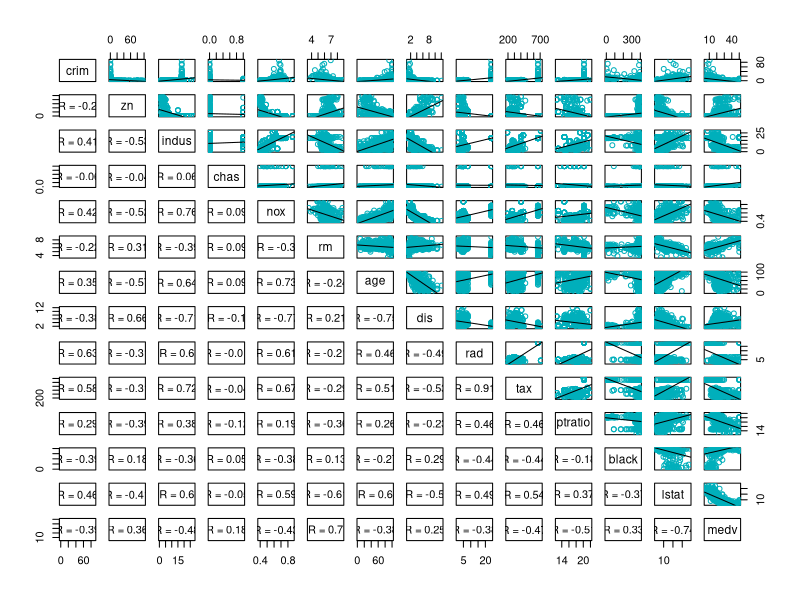
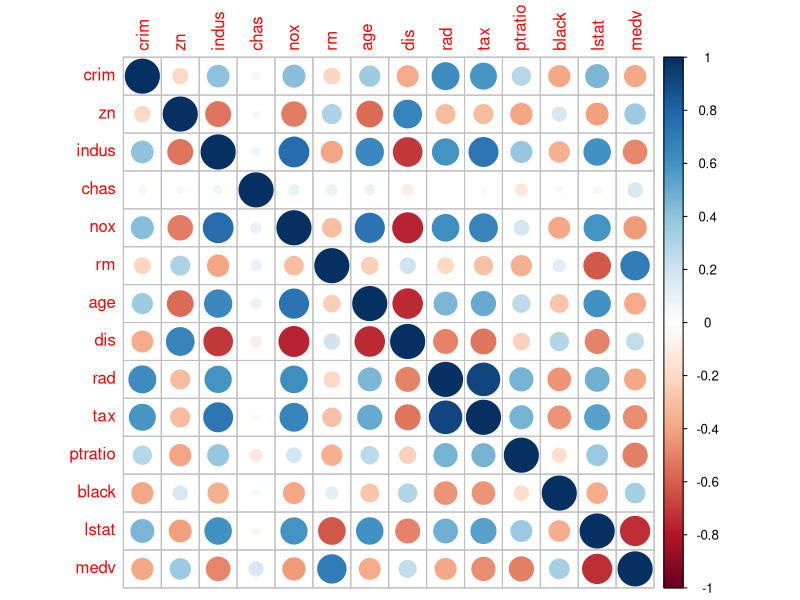
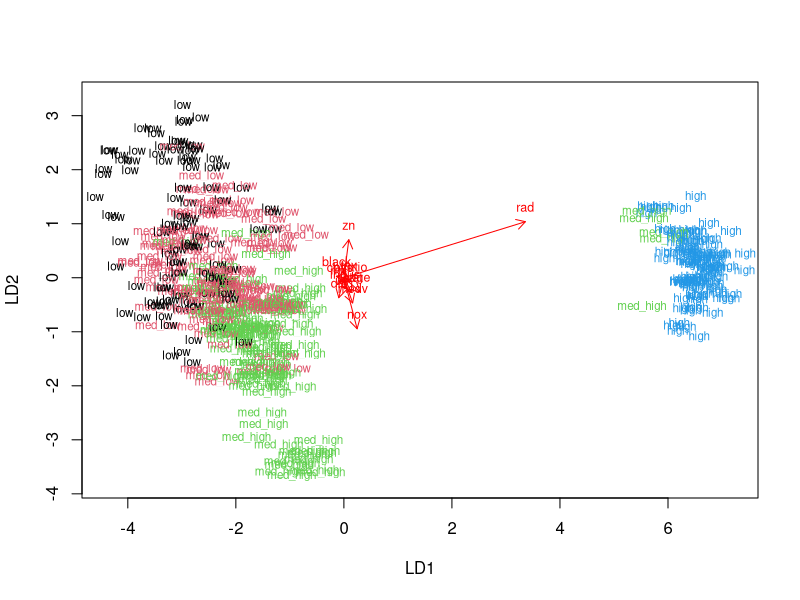
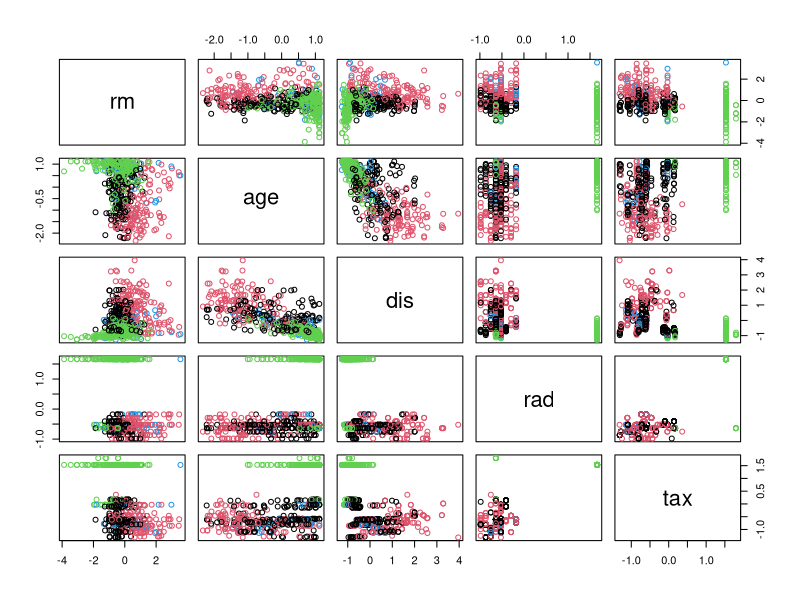
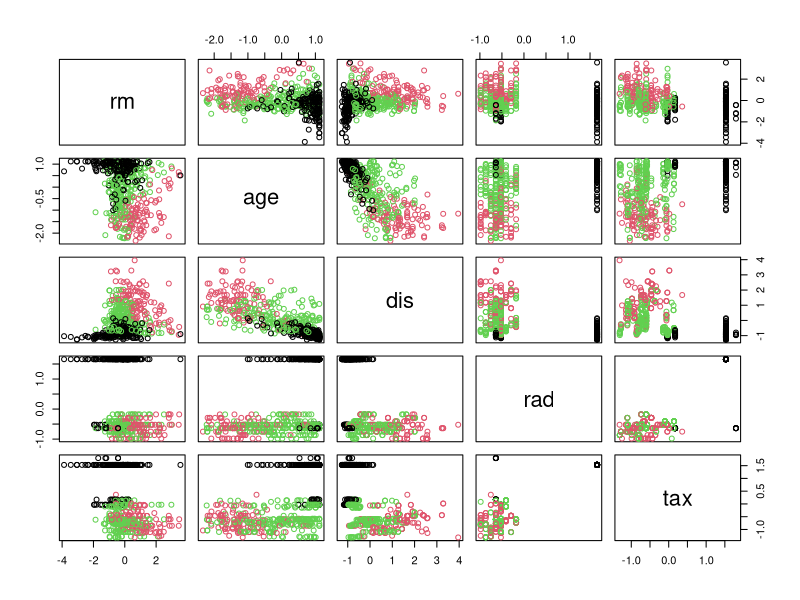
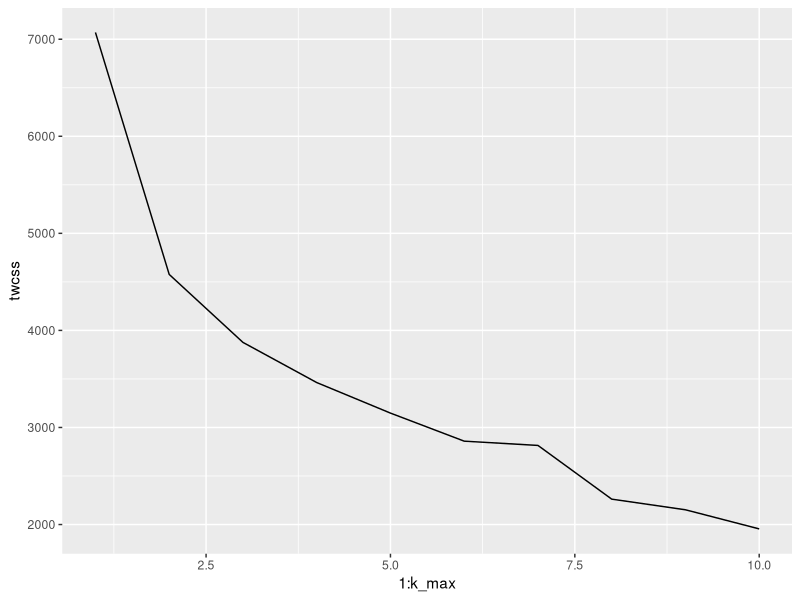
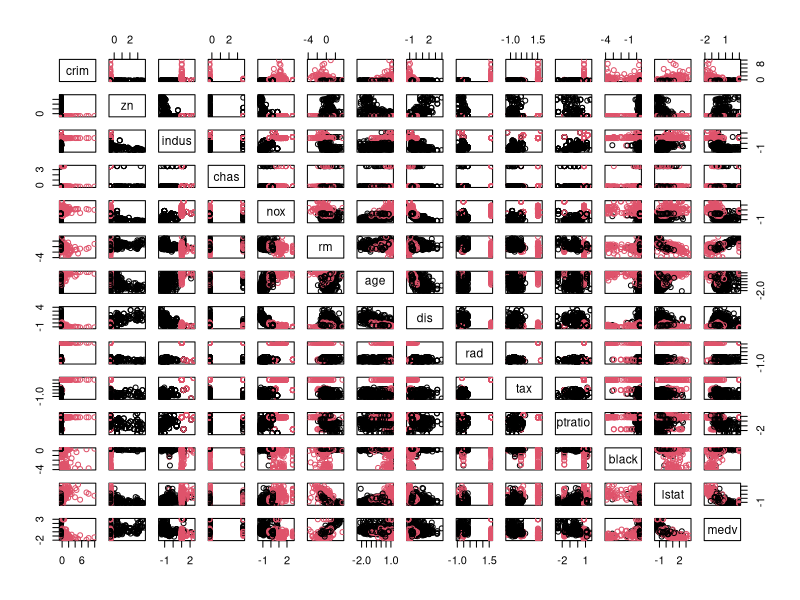
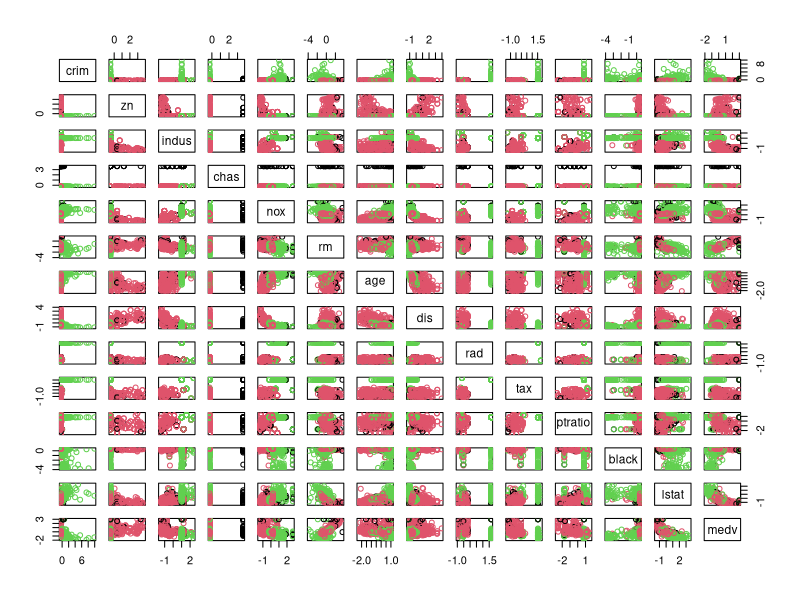

The R script that drew these images, in order:
## ---- chunk 1

library(MASS)

# load the data
data("Boston")

# explore the dataset
dim(Boston)
str(Boston)

## ---- chunk 2
#Summary of the data:
summary(Boston)

#Graphical presentation of data through pair plot
panel.cor <- function(x, y, ...){
  usr <- par("usr"); on.exit(par(usr))
  par(usr = c(0, 1, 0, 1))
  r <- round(cor(x, y), digits=2)
  txt <- paste0("R = ", r)
  cex.cor <- 0.8/strwidth(txt) #if want to adjust text size based on R value
  text(0.5, 0.5, txt, cex = 1)} #if adjusting; cex=cex.cor

#Function for adding regression line
upper_panel_regression_line = function(x,y, ...){
  points(x,y,...)
  linear_regression = lm(y~x)
  linear_regression_line = abline(linear_regression)}

my_cols <- c("#00AFBB", "#E7B800") #set colors


#for being able to change color, convert gender to factor type

#Visualization with a scatter plot + regression line matrix, add R values to the lower side of the matrix.
pairs(Boston, col = my_cols[Boston$chas],
      lower.panel = panel.cor , upper.panel = upper_panel_regression_line)


#Correlations plot

library(corrplot)
# calculate the correlation matrix and round it
cor_matrix <- cor(Boston)

# print the correlation matrix
cor_matrix

# visualize the correlation matrix
library(corrplot)
corrplot(cor_matrix, method="circle")

## ---- chunk 3
#scaling of the data
boston_scaled <- scale(Boston)
summary(boston_scaled)
class(boston_scaled)
boston_scaled <- as.data.frame(boston_scaled)

#creating a categorical variable
boston_scaled$crim <- as.numeric(boston_scaled$crim)

# creating a quantile vector of crim and print it
bins <- quantile(boston_scaled$crim)
bins

# create a categorical variable 'crime'
crime <- cut(boston_scaled$crim, breaks = bins, 
             labels = c("low","med_low","med_high","high"),
             include.lowest = TRUE)
crime
# look at the table of the new factor crime
table(crime)

# removing original crim from the dataset
boston_scaled <- dplyr::select(boston_scaled, -crim)
  
# adding the new categorical value to scaled data
boston_scaled <- data.frame(boston_scaled, crime)
boston_scaled$crime <- factor(boston_scaled$crime, levels = c("low", "med_low", "med_high", "high"))

#Dividing the data set into training and test
# number of rows in the Boston dataset 
n <- nrow(boston_scaled)

# choose randomly 80% of the rows
ind <- sample(n,  size = n * 0.8)

# create train set
train <- boston_scaled[ind,]

# create test set 
test <- boston_scaled[-ind,]

# save the correct classes from test data
correct_classes <- test$crime

# remove the crime variable from test data
test <- dplyr::select(test, -crime)

## ---- chunk 4

# linear discriminant analysis
lda.fit <- lda(crime ~ ., data = train)

# print the lda.fit object
lda.fit

# the function for lda biplot arrows
lda.arrows <- function(x, myscale = 1, arrow_heads = 0.1, color = "red", tex = 0.75, choices = c(1,2)){
  heads <- coef(x)
  graphics::arrows(x0 = 0, y0 = 0, 
         x1 = myscale * heads[,choices[1]], 
         y1 = myscale * heads[,choices[2]], col=color, length = arrow_heads)
  text(myscale * heads[,choices], labels = row.names(heads), 
       cex = tex, col=color, pos=3)
}

# target classes as numeric
classes <- as.numeric(train$crime)

# plot the lda results (select both lines and execute them at the same time!)
plot(lda.fit, dimen = 2, col = classes, pch = classes)
lda.arrows(lda.fit, myscale = 1)

## ---- chunk 5
# predict classes with test data
lda.pred <- predict(lda.fit, newdata = test)

# cross tabulate the results
table(correct = lda.pred$class, predicted = lda.pred$class)

## ---- chunk 6
library(ggplot2)

scaled_boston <- scale(Boston)

# euclidean distance matrix
dist_eu <- dist(scaled_boston)

# looking at the summary of the distances
summary(dist_eu)

# manhattan distance matrix
dist_man <- dist(scaled_boston, method = "manhattan")
summary(dist_man)

#K-means clustering

set.seed(13)
km <- kmeans(scaled_boston, centers = 4)
pairs(scaled_boston[,6:10], col = km$cluster)

km1 <- kmeans(scaled_boston, centers = 3)
pairs(scaled_boston[,6:10], col = km1$cluster)

# Determining optimul number of clustering
set.seed(123)

# determine the number of clusters
k_max <- 10

# calculate the total within sum of squares
twcss <- sapply(1:k_max, function(k){kmeans(scaled_boston, k)$tot.withinss})

# visualize the results
qplot(x = 1:k_max, y = twcss, geom = 'line')

#here WCSS changes radically approximately from 2, that is why optimul cluster seems to be 2 
# k-means clustering
km_final <- kmeans(scaled_boston, centers = 2)

# ploting the dataset with clusters
pairs(scaled_boston, col = km_final$cluster)

## ---- chunk 7
library(MASS)
km2 <- kmeans(scaled_boston, centers = 3)
pairs(scaled_boston, col = km2$cluster)

scaled_boston <- as.data.frame(scaled_boston)
lda.fit.1 <- lda(crim ~ ., data = scaled_boston)

plot(lda.fit.1, dimen = 2, col = as.numeric(scaled_boston$crim), 
     pch = as.numeric(scaled_boston$crim))
lda.arrows(lda.fit.1, myscale = 1)

